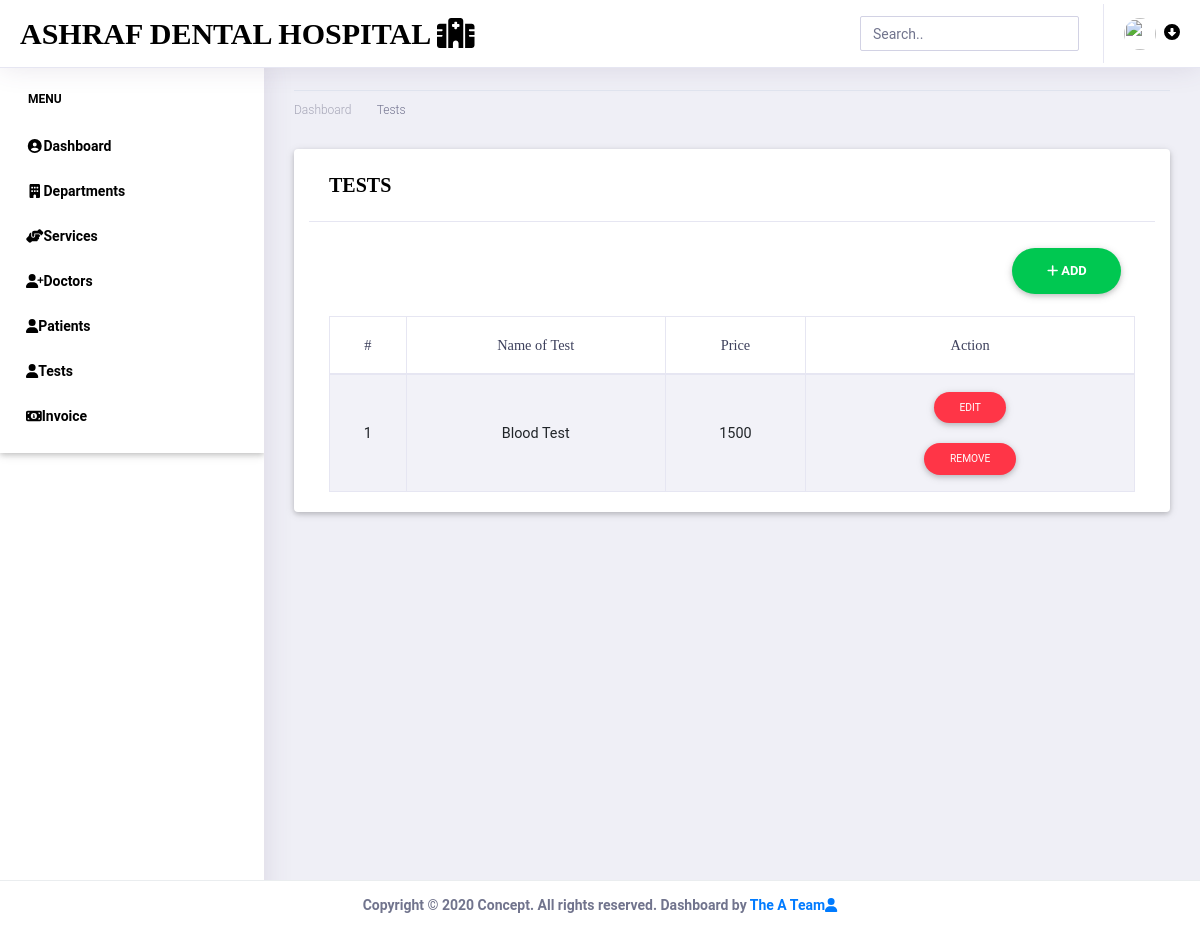
The app's page /tests/ (signed in) with its own data.
### tests_app/models.py (models this page shows, shortened)
class Test(models.Model):
    name = models.CharField(max_length=228, default='')
    price = models.IntegerField(default=0)

### tests_app/views.py (the view)
# urls.py: path('tests/', include('tests_app.urls')),
@login_required(login_url="/")
def tests(request):
    t = Test.objects.all()
    serial = list()
    for i in range(1, len(t) + 1):
        serial.append(i)
    foo = zip(t, serial)
    context = {'test': foo}
    return render(request,'tests.html',context)

### templates/tests.html (shortened to what this page needs)
<!doctype html>
<html lang="en">
<head>
    <link rel="stylesheet" href="/static/assets/vendor/bootstrap/css/bootstrap.min.css">
    <link href="/static/assets/vendor/fonts/circular-std/style.css" rel="stylesheet">
    <link rel="stylesheet" href="/static/assets/libs/css/style.css">
    <link rel="stylesheet" href="/static/assets/vendor/fonts/fontawesome/css/fontawesome-all.css">
    <link rel="stylesheet" href="/static/assets/vendor/charts/chartist-bundle/chartist.css">
    <link rel="stylesheet" href="/static/assets/vendor/charts/morris-bundle/morris.css">
    <link rel="stylesheet" href="/static/assets/vendor/fonts/material-design-iconic-font/css/materialdesignicons.min.css">
    <link rel="stylesheet" href="/static/assets/vendor/charts/c3charts/c3.css">
    <link rel="stylesheet" href="/static/assets/vendor/fonts/flag-icon-css/flag-icon.min.css">
    <link rel="stylesheet" href="/static/assets/libs/css/mdb.min.css" >
    <link rel="stylesheet" href="/static/assets/libs/css/animate-3.7.0.css">
    <link rel="stylesheet" href="/static/assets/libs/css/owl-carousel.min.css">
    <link rel="stylesheet" href="/static/assets/libs/css/mdb.min.css">
    <link rel="stylesheet" href="/static/assets/libs/css/all.css">
</head>
<body>
    <div class="dashboard-main-wrapper">
        <div class="dashboard-header">
            <nav class="navbar navbar-expand-lg bg-white fixed-top">
                <a class="navbar-brand" href="{% url 'home' %}"><font class="font-weight-bold" color="black" style="font-family: 'Poor Richard',serif">Ashraf Dental Hospital <i class="fa fa-hospital-alt"></i></font></a>
                <div class="collapse navbar-collapse " id="navbarSupportedContent">
                    <ul class="navbar-nav ml-auto navbar-right-top">
                        <li class="nav-item">
                            <div id="custom-search" class="top-search-bar">
                                <input class="form-control" type="text" placeholder="Search..">
                            </div>
                        </li>
                        <form action="{% url 'logout'%}" method="post">
                        <li class="nav-item dropdown nav-user">
                            <a class="nav-link nav-user-img" href="#" id="navbarDropdownMenuLink2" data-toggle="dropdown" aria-haspopup="true" aria-expanded="false"><img src="/static/assets/images/admin.jpg" alt="" class="user-avatar-md rounded-circle"><i class="fas fa-arrow-alt-circle-down ml-2" style="color: black"></i></a>
                        </form>
                    </ul>
                </div>
            </nav>
        </div>
        <div class="nav-left-sidebar">
            <div class="menu-list">
                <nav class="navbar navbar-expand-lg navbar-light font-weight-bold">
                    <div class="collapse navbar-collapse" id="navbarNav">
                        <ul class="navbar-nav flex-column">
                            <li class="nav-divider">
                                <font class="font-weight-bold" color="black">Menu</font>
                            </li>
                            <li class="nav-item">
                                <a class="nav-link" href="{% url 'home' %}"><i class="fa fa-fw fa-user-circle"></i>Dashboard</a>
                            </li>
                            <li class="nav-item">
                                <a class="nav-link" href="{% url 'departments' %}" ><i class="fa fa-fw fa-building"></i>Departments</a>
                            </li>
                            <li class="nav-item">
                                <a class="nav-link" href="{% url 'services' %}"><i class="fas fa-fw fa-hands-helping"></i>Services</a>
                            </li>
                            <li class="nav-item ">
                                <a class="nav-link" href="{% url 'doctors' %}"><i class="fas fa-user-plus"></i>Doctors</a>
                            </li>
                            <li class="nav-item">
                                <a class="nav-link" href="{% url 'patients' %}" ><i class="fas fa-user"></i>Patients</a>
                            </li>
                            <li class="nav-item">
                                <a class="nav-link" href="{% url 'tests' %}" ><i class="fas fa-user"></i>Tests</a>
                            </li>
                            <li class="nav-item">
                                <a class="nav-link" href="{% url 'invoice' %}" ><i class="fas fa-money-bill-alt"></i>Invoice</a>
                            </li>
                        </ul>
                    </div>
                </nav>
            </div>
        </div>
        <div class="dashboard-wrapper">
            <div class="dashboard-ecommerce">
                <div class="container-fluid dashboard-content ">
                    <div class="row">
                        <div class="col-xl-12 col-lg-12 col-md-12 col-sm-12 col-12">
                            <div class="page-header">
                                <div class="page-breadcrumb">
                                    <nav aria-label="breadcrumb">
                                        <ol class="breadcrumb">
                                            <li class="breadcrumb-item"><a href="{% url 'home' %}" class="breadcrumb-link">Dashboard</a></li>
                                            <li class="breadcrumb-item active" aria-current="page">Tests</li>
                                        </ol>
                                    </nav>
                                </div>
                            </div>
                        </div>
                    </div>
            <section class="contact-section area-padding">
                <div class="container card">
                  <h3 class="card-header text-left font-weight-bold text-uppercase py-4"><font color="black">Tests</font></h3>
                  <div class="card-body">
                    <div id="table" class="table-editable">
                      <span class="table-add float-right mb-3 mr-2"><a href="" class="btn btn-success btn-rounded font-weight-bold" data-toggle="modal" data-target="#orangeModalSubscription"><i class="fas fa-plus"></i> ADD</a>
                      </span>
                      <table class="table table-bordered table-responsive-md table-striped text-center">
                        <thead>
                          <tr>
                            <th class="text-center" color="black">#</th>
                            <th class="text-center" color="black">Name of Test</th>
                            <th class="text-center" color="black">Price</th>
                            <th class="text-center" color="black">Action</th>
                          </tr>
                        </thead>
                        <tbody>
                          {% for val, s in test%}
                             <tr>
                                <td class="pt-3-half"  color="black">{{ s }}</td>
                                <td class="pt-3-half"  color="black">{{ val.name }}</td>
                                 <td class="pt-3-half"  color="black">{{ val.price }}</td>
                                <td>
                                    <span class="table-edit">
                                <a href="{% url 'edit-test' val.id %}"><button type="button" class="btn btn-danger btn-rounded btn-sm my-0">Edit</button></a>
                              </span><p></p>
                                  <span class="table-remove">
                                    <a href="{% url 'remove-test' val.id %}"><button type="button" class="btn btn-danger btn-rounded btn-sm my-0">Remove</button></a>
                                  </span>
                                </td>
                              </tr>
                           {% endfor %}
                        </tbody>
                      </table>
                    </div>
                  </div>
                </div>
            </section>
           <section class="contact-section area-padding">
             <div class="footer fixed-bottom">
                <div class="container-fluid d-flex justify-content-center">
                    <div class="row">
                        <div class="font-weight-bold text-center">
                                Copyright © 2020 Concept. All rights reserved. Dashboard by <a href=""> The A Team<i class="fas fa-user"></i></a>
                        </div>
                    </div>
                </div>
            </div>
           </section>
        </div>
    </div>
        </div>
    </div>
</body>
</html>

### records on screen
Test: id "1", name "Blood Test", price "1500"
